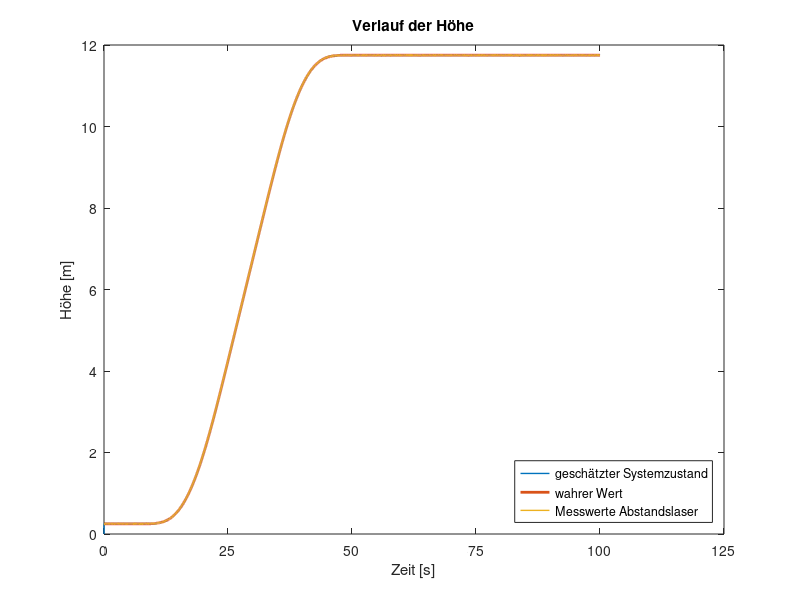
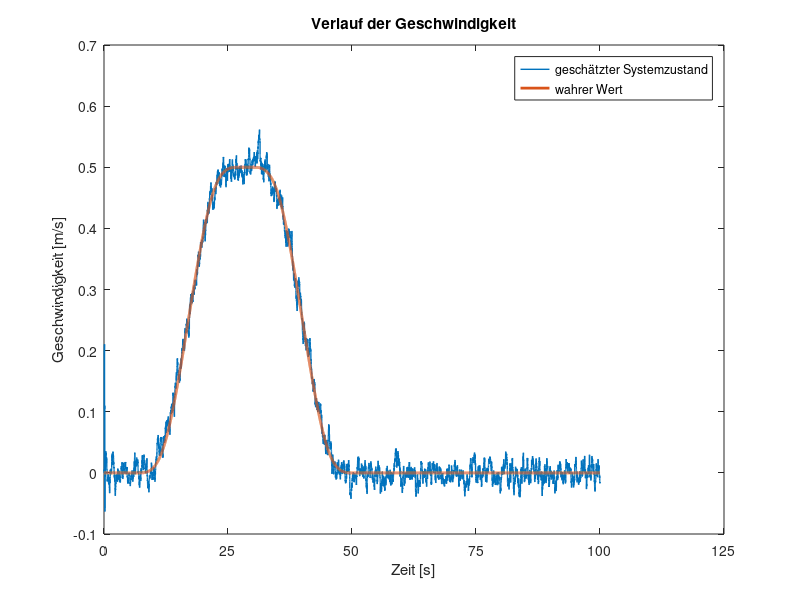
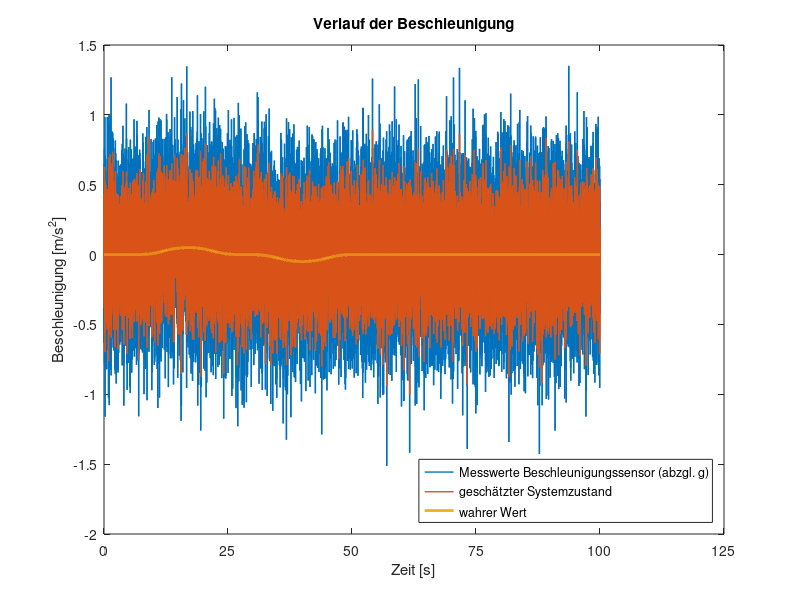

Write MATLAB code to recreate these figures, in order.
clear all
close all
load lrl_ex

%% Load sample data
% y_lidar       raw lidar measurements [cm]
% time_lidar    timestamps for lidar measurements
% y_accel       raw accelerometer measurements [m/s]
% time_accel    timestamps for accelerometer measurements
%
% true_z        true height
% true_vz       true vertical speed
% true_accel    true vertical acceleration

time_accel = 0:0.005:(length(y_accel)-1)*0.005;
time_lidar = 0:0.05:(length(y_lidar)-1)*0.05;

% Calculate accel sample time
ST_accel = mean(diff(time_accel));

% Zwischenarray um Lidar-Graphen auf 100 Sekunden zu strecken:
lidar_func = zeros(1, length(y_accel));
last_lidar = 0;

%% Initial state
x = zeros(3,length(y_accel));
x(:,1) = [0; 0; 0]; % Anfangshöhe sowie -geschwindigkeit sind unbekannt, deswegen hier hohe Werte eintragen. Beschleunigung wird als konstant angenommen und kann somit eingetragen werden (Erdbeschleunigung)
%x(:,1) gibt die erste Spalte zurück; x(1,:) gibt die erste Reihe zurück
%% Initial system covariance
P = [10 0 0 ; 0 10 0; 0 0 10];

%% The system state propagation matrix F
%f = 200; % Herz
%T = 1/f; % 0.05 s == dt (eine Iterationsdauer)
dt = ST_accel;
F = [1 dt 0.5*dt*dt; 0 1 dt; 0 0 1];

%% The measurement prediction matrix H
H_accel = [0 0 1];
H_lidar = [100 0 0];

%% Measurement noise accel
R_accel = var(y_accel(1:2000)); % Varianz der ersten 10 Sekunden (entspricht 200 Datensätze/Iterationen, dabei je 10 Datensätze überspringen, weil Sensorfrequenz bei 200 Hz liegt (10 Mal höher als Filter-Iteration))
R_lidar = var(y_lidar(1:200)); % Varianz der ersten 10 Sekunden ((entspricht 200 Datensätzen/Iterationen, dabei je 10 Datensätzen überpringen, weil Sensorfrequenz bei 20 Hz liegt)

%% System prediction noise
Q = [0 0 0; 0 0 0; 0 0 1] * R_accel;

% iterate over time and measurments
il = 1;
for ia = 1:length(y_accel)-1
    tic;
    %% Propagation accodring to system model
    % System state prediciton
    x(:,ia+1) = F * x(:, ia);
    % System state covariance prediction
    P = F * P * transpose(F) + Q;
    
    % Measurement Prediciton
    z_accel = H_accel * x(:,ia+1);
    % Measurement Residual
    v = (y_accel(ia)-9.81) - z_accel;
    
    % Innovation covariance
    S = (H_accel * P * transpose(H_accel)) + R_accel;
    % Filter Gain
    W = P * transpose(H_accel) * inv(S);
    
    % Updated state estimate
    x(:,ia+1) = x(:, ia+1) + (W * v);
    % Updated state covariance
    P = (eye(3) - (W * H_accel)) * P;
    
    %% Measurement update
    %  task 1c
        if(time_accel(ia) >= time_lidar(il))
    
           % Measurement Prediciton
           z_lidar = H_lidar * x(:, ia+1);
           % Measurement Residual
           v = y_lidar(il) - z_lidar;
    
            % Innovation covariance
           S = (H_lidar * P * transpose(H_lidar)) + R_lidar;
            % Filter Gain
           W = P * transpose(H_lidar) * inv(S);
    
           % Updated state estimate
           x(:,ia+1) = x(:, ia+1) + (W * v);
           % Updated state covariance
           P = (eye(3) - (W * H_lidar)) * P;
    
           % Increment lidar index
           il = il + 1;
           
           last_lidar = y_lidar(il)/100;
        end
    lidar_func(ia) = last_lidar;
    rt(ia) = toc;
end
lidar_func(end) = last_lidar;

disp(['Mean Runtime = ' num2str(mean(rt))])
disp(['MSE h = ' num2str(mean((x(1,:)'-true_z).^2))])
disp(['MSE v = ' num2str(mean((x(2,:)'-true_vz).^2))])
disp(['MSE a = ' num2str(mean((x(3,:)'-true_accel).^2))])

%% Visualize Results
% Plot the position
figure(1);
plot(x(1,:), 'LineWidth', 1); % Plot: geschätzter Zustand
hold on
plot(true_z, 'LineWidth', 2); % Plot: wahrer Zustand
val_lidar = y_lidar/100;
plot(lidar_func, 'LineWidth', 1); % Plot: Lidar-Werte
hold off
title('Verlauf der Höhe');
legend('geschätzter Systemzustand', 'wahrer Wert', 'Messwerte Abstandslaser');
legend('location', 'southeast');
% Hier: X-Achse anpassen, sodass sie anstatt Anzahl der Messungen, Zeitraum
% abbildet. Dazu mit Sampletime Beschleunigungssensor (ST_accel)
% multiplizieren:
xt = get(gca, 'XTick');
set(gca, 'XTick', xt, 'XTickLabel', xt*ST_accel);

xlabel('Zeit [s]');
ylabel('Höhe [m]');

%saveas(figure(1), 'Position.eps');
%clf;

% ##################################################

% Plot the speed
figure(2);
plot(x(2,:), 'LineWidth', 1); % Plot: geschätzter Systemzustand
hold on
plot(true_vz, 'LineWidth', 2); % Plot: wahrer Wert
hold off
title('Verlauf der Geschwindigkeit');
xlabel('Zeit [s]');
ylabel('Geschwindigkeit [m/s]');
legend('geschätzter Systemzustand', 'wahrer Wert');
% Hier: X-Achse anpassen, sodass sie anstatt Anzahl der Messungen, Zeitraum
% abbildet. Dazu mit Sampletime Beschleunigungssensor (ST_accel)
% multiplizieren:
xt = get(gca, 'XTick');
set(gca, 'XTick', xt, 'XTickLabel', xt*ST_accel);

%saveas(figure(2), 'Speed.eps');
%clf;

% ##################################################

% Plot the acceleration
figure(3);
y_accel_offset = y_accel(:,1) - 9.81; % Hier "Offset" (g) abziehen um schönere Ausgabe zu erhalten
plot(y_accel_offset, 'LineWidth', 1); % Plot: Messwerte Beschleunigungsssensor
hold on
plot(x(3,:), 'LineWidth', 1); % Plot: geschätzter Systemzustand
plot(true_accel, 'LineWidth', 2); % Plot: wahrer Wert
hold off
title('Verlauf der Beschleunigung');
xlabel('Zeit [s]');
ylabel('Beschleunigung [m/s^2]');
legend('Messwerte Beschleunigungssensor (abzgl. g)', 'geschätzter Systemzustand', 'wahrer Wert');
legend('location', 'southeast');
% Hier: X-Achse anpassen, sodass sie anstatt Anzahl der Messungen, Zeitraum
% abbildet. Dazu mit Sampletime Beschleunigungssensor (ST_accel)
% multiplizieren:
xt = get(gca, 'XTick');
set(gca, 'XTick', xt, 'XTickLabel', xt*ST_accel);

%saveas(figure(3), 'Accel.eps');
%clf;

